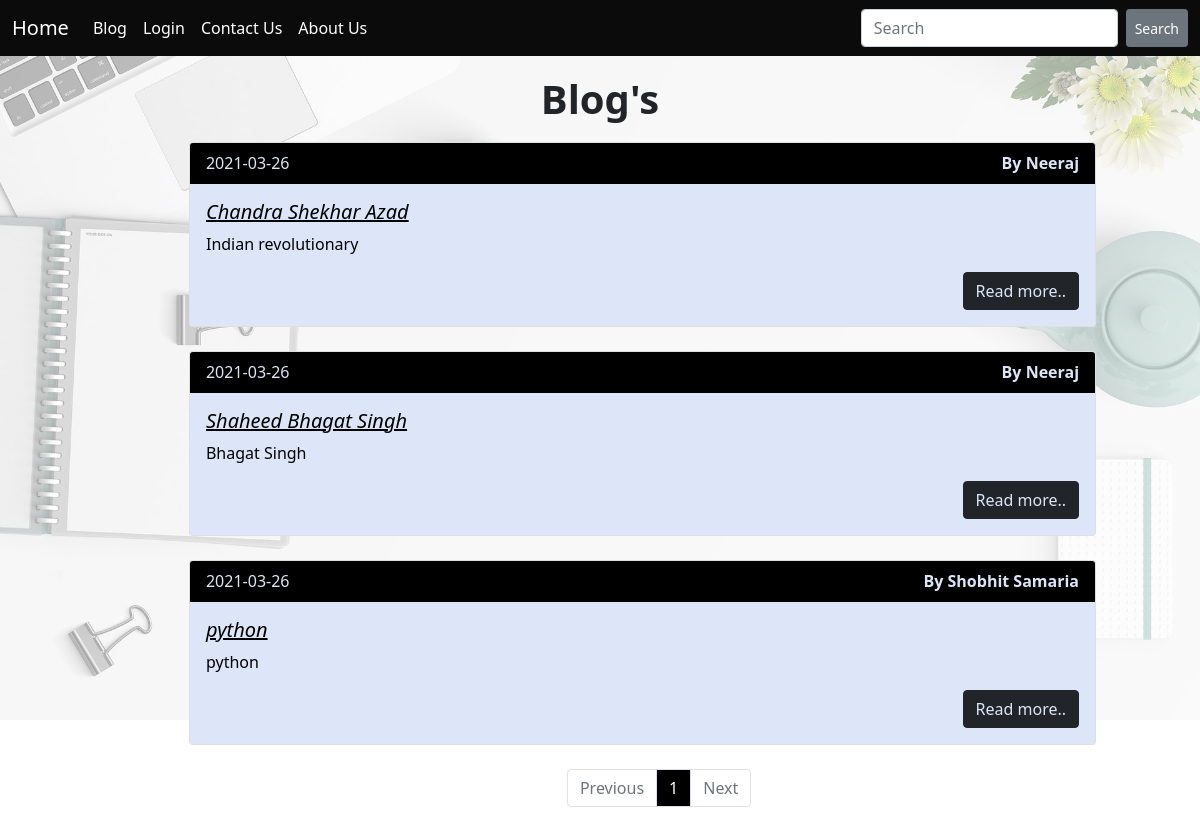
Page /blog on the committed database.
### hello.py (models this page shows, shortened)
class Post(db.Model):
    id = db.Column(db.Integer,primary_key=True)
    title = db.Column(db.String(140))
    slug = db.Column(db.String(140), unique=True)
    created = db.Column(db.DateTime, default=datetime.now())
    subtitle = db.Column(db.String(140))
    authore = db.Column(db.String(140))
    message = db.Column(db.Text)

### hello.py (the view)
@app.route('/blog')
def blog():
    q = request.args.get('q')
    if q:
        posts = Post.query.filter(Post.title.contains(q) | Post.message.contains(q))
    else:
        posts = Post.query.order_by(Post.id.desc())
    page =request.args.get('page')
    if page and page.isdigit():
        page = int(page)
    else:
        page=1
    pages = posts.paginate(page = page, per_page=3)
    return render_template('blog.html',posts=posts, pages= pages)

### templates/blog.html (shortened to what this page needs)
{% extends 'base.html' %}
{% block content %}
<div id="backgroundImage">
    <div class="main">
        <h1><b>Blog's</b></h1>
        {% for post in pages.items %}
            {% include 'card.html' %}
        {% endfor %}
        <nav aria-label="...">
            <ul class="pagination">
            <li class="page-item {% if not pages.has_prev %}disabled{% endif %}">
                <a class="page-link" href="?page={{pages.prev_num}}">Previous</a>
            </li>
            {% for page in pages.iter_pages() %}
                <li class="page-item  {% if page== pages.page %} active {% endif %}">
                    <a class="page-link" href="?page={{page}}">{{ page }}</a>
                </li>
            {% endfor %}
            <li class="page-item {% if not pages.has_next %}disabled{% endif %}">
                <a class="page-link" href="?page={{pages.next_num}}">Next</a>
            </li>
            </ul>
        </nav>
    </div>
</div>
{% endblock %}

### templates/card.html (shortened to what this page needs)
<div class="card mb-4">
    <div class="card-header">
      {{post.created.date() }}
      <span><b>By {{ post.authore }}</b></span>
    </div>
    <div class="card-body">
      <h5 class="card-title">
          <a href="{{ url_for('view',slug=post.slug,p=p) }}"><i class="manage"> {{ post.title }}</i></a>
        </h5>
      <p class="card-text">{{ post.subtitle }}</p>
      <a href="{{ url_for('view',slug=post.slug,p=p) }}" class="btn btn-dark">Read more..</a>
    </div>
  </div>

### templates/blog.html (style rules this page uses)
h1 { margin-top: 5mm; margin-bottom: 5mm; text-align: center; font-weight: 400; }
nav .pagination { margin-left: 15cm; }
.page-item.active .page-link { background-color: black; border-color: #dde; }
#backgroundImage { z-index: 1; }
#backgroundImage:before { content: ""; position: absolute; z-index: -1; top: 0; bottom: 0; left: 0; right: 0; background-image: url('static/bg.jpg'); background-repeat: no-repeat; background-size: 100%; opacity: 0.4; filter:alpha(opacity=40); height:100%; width:100%; }

### templates/card.html (style rules this page uses)
.card { width: 24cm; margin-left: 5cm; }
.card-header { display: block; background-color: black; color: #dde6f8; }
span { float: right; }
.card-body { background-color: #dde6f8; color: black; }
.card-title a { color: black; }
.btn-dark { color: #dde6f8; float: right; }
.card-title a { margin-right: 8cm; }

### rows in the picture
Post: created "2021-03-26", authore "Neeraj", title "Chandra Shekhar Azad", subtitle "Indian revolutionary"
Post: created "2021-03-26", authore "Neeraj", title "Shaheed Bhagat Singh", subtitle "Bhagat Singh"
Post: created "2021-03-26", authore "Shobhit Samaria", title "python", subtitle "python"

### other values in the picture
{{ page }} "1"
